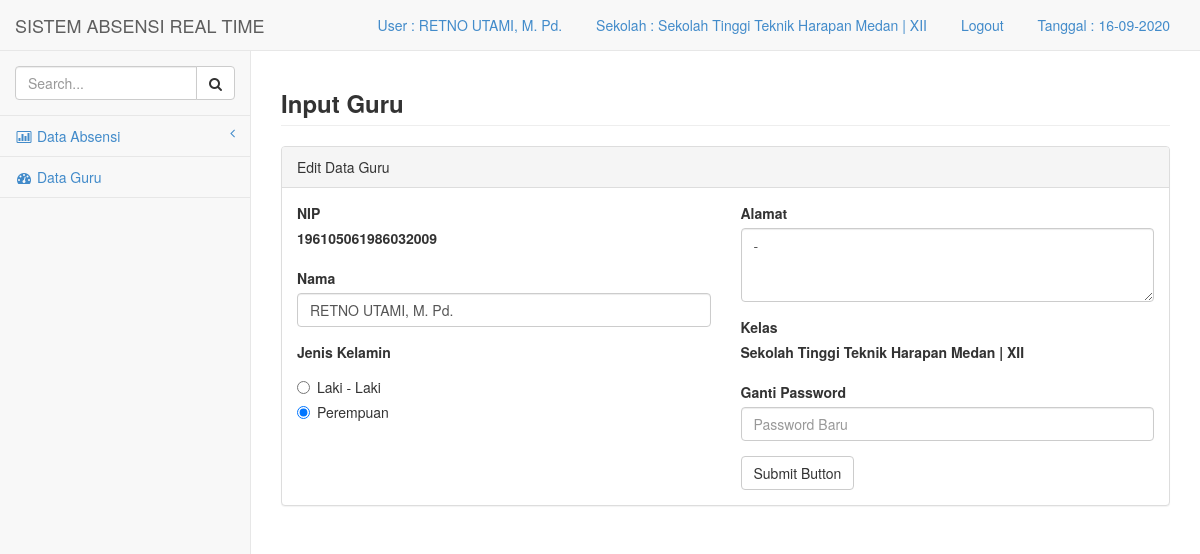
The app's page /media.php?module=guru_det (signed in) with its own data.
### tables this page shows
CREATE TABLE IF NOT EXISTS `sekolah` (
`id` int(10) NOT NULL,
  `kode` varchar(50) NOT NULL,
  `nama` varchar(100) NOT NULL,
  `alamat` text NOT NULL
);

CREATE TABLE IF NOT EXISTS `kelas` (
`idk` int(10) NOT NULL,
  `id` int(10) NOT NULL,
  `nama` varchar(50) NOT NULL
);

CREATE TABLE IF NOT EXISTS `guru` (
`idg` int(10) NOT NULL,
  `nip` varchar(50) NOT NULL,
  `nama` varchar(100) NOT NULL,
  `jk` varchar(3) NOT NULL,
  `alamat` text NOT NULL,
  `idk` int(10) NOT NULL,
  `pass` text NOT NULL
);

### media.php (the view, shortened to what this page needs)
<?php
if(!empty($_SESSION['nama'])){
$usre=$_SESSION['nama'];
$level=$_SESSION['level'];
$klss=$_SESSION['idk'];
$idd=$_SESSION['id'];
?>
<!DOCTYPE html>
<html>
<head>
    <link href="css/bootstrap.min.css" rel="stylesheet">
    <link href="font-awesome/css/font-awesome.css" rel="stylesheet">
    <link href="css/plugins/dataTables/dataTables.bootstrap.css" rel="stylesheet">
    <link href="css/sb-admin.css" rel="stylesheet">
</head>
<body>
    <div id="wrapper">
        <nav class="navbar navbar-default navbar-fixed-top" role="navigation" style="margin-bottom: 0">
            <div class="navbar-header">
                <a class="navbar-brand" href="media.php?module=home">SISTEM ABSENSI REAL TIME</a>
            </div>
            <ul class="nav navbar-top-links navbar-right">
                <li class="dropdown">
                    <a class="dropdown-toggle" data-toggle="dropdown" href="#">
<?php
echo "User : $usre";
?>
                   </a>
                </li>
       <li class="dropdown">
                    <a class="dropdown-toggle" data-toggle="dropdown" href="#">
<?php
if($level=="admin_guru"){
	$sqla=mysql_query("select * from sekolah where id='$idd'");
	$rsa=mysql_fetch_array($sqla);
echo "Sekolah : $rsa[nama]" ;
}else{
	$sql=mysql_query("select * from kelas where idk='$klss'");
	$rs=mysql_fetch_array($sql);
	$sqla=mysql_query("select * from sekolah where id='$rs[id]'");
	$rsa=mysql_fetch_array($sqla);
echo "Sekolah : $rsa[nama] | $rs[nama]" ;
}
?>
                   </a>
                </li>
<li class="dropdown">
                    <a class="dropdown-toggle" data-toggle="" href="logout.php">
<?php echo "Logout"; ?>
                   </a>
                </li>
                <li class="dropdown">
                    <a class="dropdown-toggle" data-toggle="dropdown" href="#">
<?php echo "Tanggal : ".date("d-m-Y"); ?>
                   </a>
                </li>
            </ul>
            <div class="navbar-default navbar-static-side" role="navigation">
                <div class="sidebar-collapse">
                    <ul class="nav" id="side-menu">
                        <li class="sidebar-search">
                            <div class="input-group custom-search-form">
                                <input type="text" class="form-control" placeholder="Search...">
                                <span class="input-group-btn">
                                <button class="btn btn-default" type="button">
                                    <i class="fa fa-search"></i>
                                </button>
                            </span>
                            </div>
                        </li>
<?php if($level=='guru'){ ?>
                        <li>
                            <a href="#"><i class="fa fa-bar-chart-o fa-fw"></i> Data Absensi<span class="fa arrow"></span></a>
                        </li>
<?php } ?>
<?php if($level=='guru'){ ?>
                        <li>
                            <a href="media.php?module=guru_det"><i class="fa fa-dashboard fa-fw"></i> Data Guru</a>
                        </li>
<?php } ?>
                    </ul>
                </div>
            </div>
        </nav>
        <div id="page-wrapper">
<?php include "content.php";  ?>
        </div>
    </div>
</body>
</html>
<?php } ?>

### module/guru/guru_det.php (shortened to what this page needs)
          <div class="row">
                <div class="col-lg-12">
					<h3 class="page-header"><strong>Input Guru</strong></h3>
                </div>
            </div>
            <div class="row">
                <div class="col-lg-12">
                    <div class="panel panel-default">
                        <div class="panel-heading">
                            Edit Data Guru
                        </div>
                        <div class="panel-body">
                            <div class="row">
<?php
                            	$sql=mysql_query("select * from guru where nip='$_SESSION[idu]'");
								$rs=mysql_fetch_array($sql);
?>
                                    <form method="post" role="form" action="././module/simpan.php?act=guru_det">
                                <div class="col-lg-6">
                                        <div class="form-group">
                                            <label>NIP</label><br>
                                            <label><?php echo "$rs[nip]"; ?></label>
                                        </div>
                                        <div class="form-group">
                                            <label>Nama</label>
                                            <input class="form-control" placeholder="Nama" name="nama" value="<?php echo "$rs[nama]"; ?>">
                                        </div>
                                        <div class="form-group">
                                           <label>Jenis Kelamin</label>
        <?php if($rs['jk']=="P"){ ?>
                                            <div class="radio">
                                                <label>
                                                    <input type="radio" name="jk" value="L"
                                                    >Laki - Laki
                                                </label>
                                            </div>
                                            <div class="radio">
                                                <label>
                                                    <input type="radio" name="jk" value="P" checked>
                                                    Perempuan
                                                </label>
                                            </div>
                                        </div>
<?php } ?>
</div>
                                <div class="col-lg-6">
                                        <div class="form-group">
                                            <label>Alamat</label>
                                            <textarea class="form-control" placeholder="Alamat" name="alamat" rows="3"><?php echo "$rs[alamat]"; ?></textarea>
                                        </div>
                                        <div class="form-group">
                                            <label>Kelas</label><br>
  <?php
 	$sqlc=mysql_query("select * from kelas");
	while($rsc=mysql_fetch_array($sqlc)){
	$sqla=mysql_query("select * from sekolah where id='$rsc[id]'");
	$rsa=mysql_fetch_array($sqla);
if($rs['idk']==$rsc['idk']){
	echo "<label>$rsa[nama] | $rsc[nama]</label>";
}
}?>
                                        </div>
                                        <div class="form-group">
                                            <label>Ganti Password</label>
                                            <input class="form-control" placeholder="Password Baru" name="pass">
                                        </div>
                                        <button type="submit" class="btn btn-default">Submit Button</button>
                                </div>
                                    </form>
                            </div>
                        </div>
                    </div>
                </div>
            </div>

### css/sb-admin.css (style rules this page uses)
body { padding-top: 100px; background-color: #f8f8f8; }
@media (min-width:768px) { body { padding-top: 50px; } }
#wrapper { width: 100%; }
#page-wrapper { padding: 0 15px; min-height: 568px; background-color: #fff; }
@media (min-width:768px) { #page-wrapper { position: inherit; margin: 0 0 0 250px; padding: 0 30px; min-height: 1300px; border-left: 1px solid #e7e7e7; } }
.navbar-top-links li { display: inline-block; }
.navbar-top-links li:last-child { margin-right: 15px; }
.navbar-top-links li a { padding: 15px; min-height: 50px; }
.navbar-static-side ul li { border-bottom: 1px solid #e7e7e7; }
.sidebar-search { padding: 15px; }
.arrow { float: right; }
.fa.arrow:before { content: "\f104"; }
@media (min-width:768px) { .navbar-static-side { z-index: 1; position: absolute; width: 250px; margin-top: 51px; } }

### records on screen
sekolah: nama "Sekolah Tinggi Teknik Harapan Medan"
kelas: nama "XII", sekolah.nama "Sekolah Tinggi Teknik Harapan Medan"
guru: nip "196105061986032009", nama "RETNO UTAMI, M. Pd.", alamat "-"

### other values on screen
$usre "RETNO UTAMI, M. Pd."
